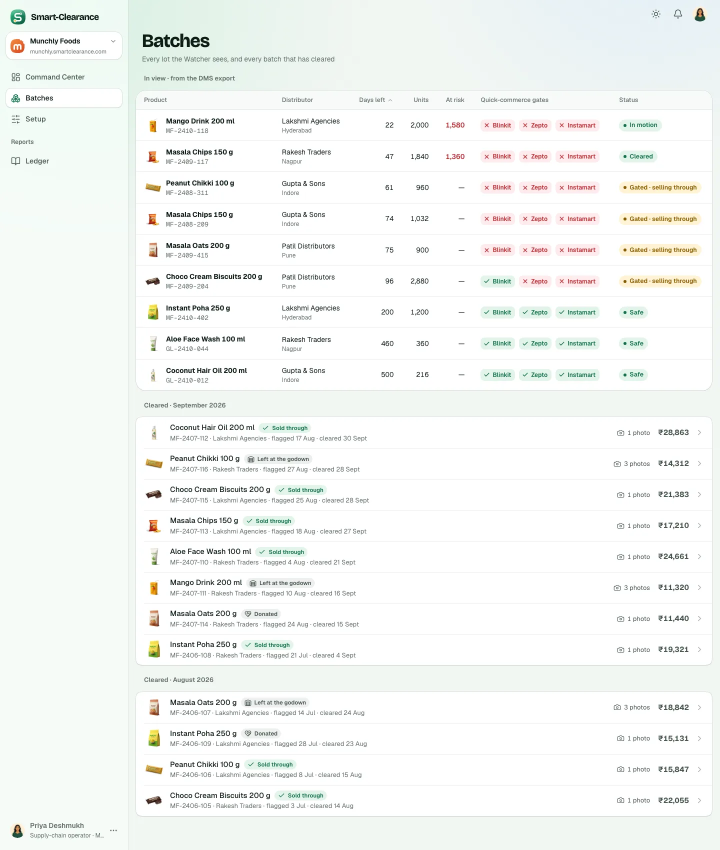
#> input picture design3/designs/SC-142/build/batches-1440-light.webp, 1440 x 1700 px (shown at 1/2 size)
$ python labels.py ../../SC-142/build/batches-1440-light.webp ../../SC-142/build/batches-390-light.webp   (older library calls are emulated)
#> lines starting #> are read from the running program, lines starting #| are printed output that depends on the picture; after the words box and inside, x2 and y2 are one past the last pixel; in counts of white or black regions, pixels touching at a corner belong together
#> further down, img is the input picture: shape (1700, 1440, 3); mean B, G, R 244.5, 246.8, 244.2
"""SC-206 cut 3: the real carton labels on the film's cartons. The keyframes give every carton a blank white sticker;
this finds each sticker (a bright, unsaturated quadrilateral of a label's proportions) and prints the batch's own label
(the label maker's, design3/system/labels, rendered by label-png.mjs and read back) onto it in perspective, multiplied
into the sticker so the carton's light, shade and grain carry over.   .venv/bin/python labels.py img/o1b-carton-macro.png"""
import sys
from pathlib import Path
import cv2
import numpy as np
import vfx

HERE = Path(__file__).resolve().parent
LABEL = {'mango': HERE / 'build' / 'labels' / 'MF-2410-118.png', 'chips': HERE / 'build' / 'labels' / 'MF-2409-117.png'}


def stickers(img, min_area=250, max_area=None, aspect=(1.05, 2.6), avoid=()):
    """every blank sticker in the image: [(quad tl tr br bl, area)], largest first"""
#> called with min_area = 250, aspect = (1.05, 2.6), avoid = ()
    # white-balanced first (the brightest tenth made neutral), so a sticker under dusk or warm light still reads white
    f = img.astype(np.float32)
    lum = f.mean(2)
    top = lum >= np.percentile(lum, 90)
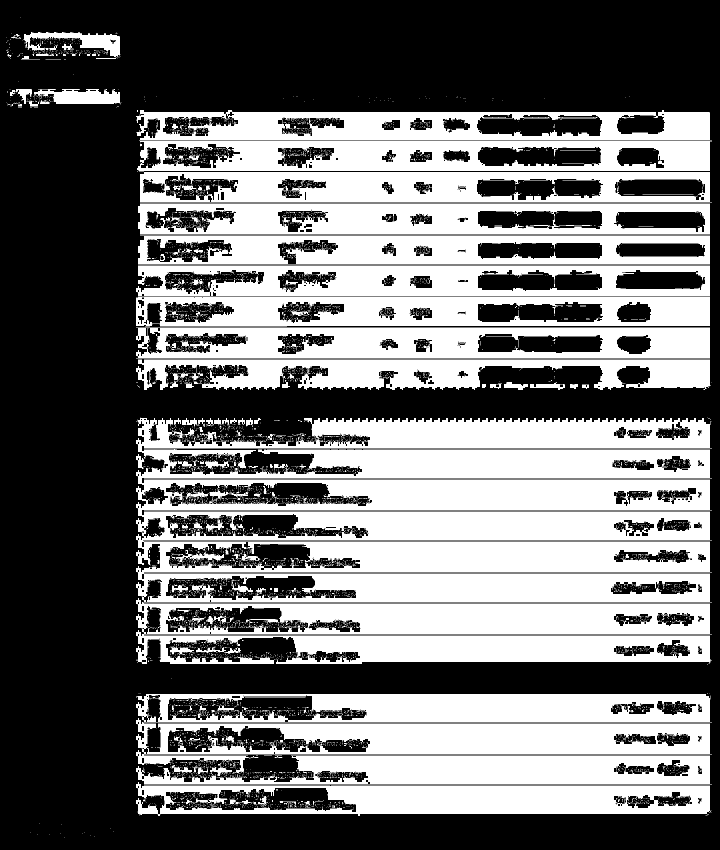
#> top: shape (1700, 1440) bool (shown at 1/2 size); 44% white; 5940 white regions (5770 under 20 px), largest, box (x1, y1, x2, y2) and area: (272, 835, 1424, 1328) 408719, (272, 1388, 1424, 1548) 106773, (272, 656, 1420, 717) 51294
    gain = f[top].mean(0)
#> gain = [255.9, 255.9, 255.9]
    wb = np.clip(f * (gain.mean() / np.maximum(gain, 1)), 0, 255).astype(np.uint8)
    hsv = cv2.cvtColor(wb, cv2.COLOR_BGR2HSV)
#> hsv: shape (1700, 1440, 3); mean H, S, V 39.2, 5.2, 247.4
    v, s = hsv[..., 2].astype(np.int16), hsv[..., 1].astype(np.int16)
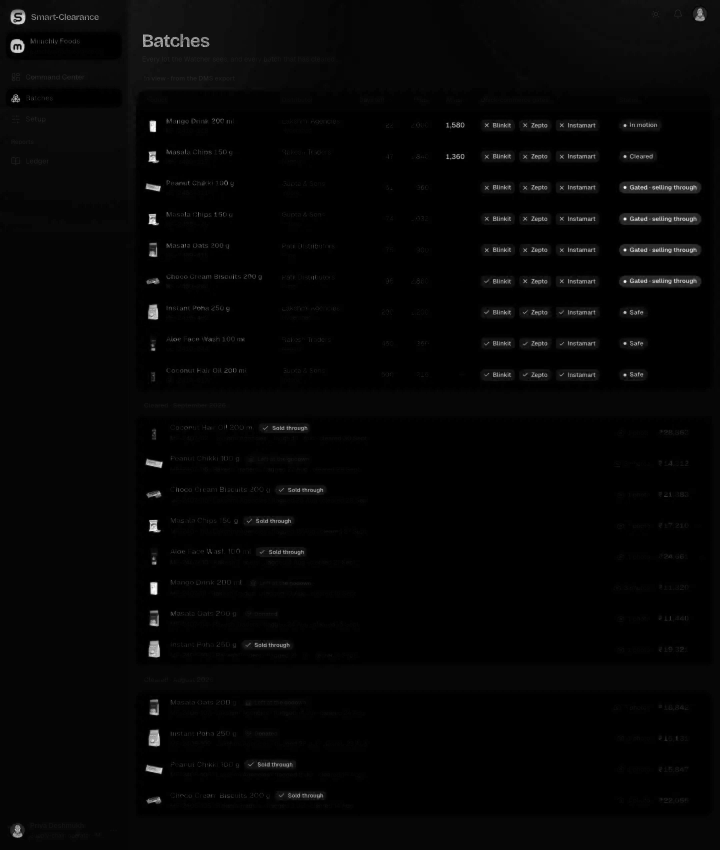
#> s: shape (1700, 1440) int16 (shown at 1/2 size); min 0, max 255, mean 5.2
    # whiteness: bright and unsaturated, against the warm brown of the carton around it (shade and warm light vary,
    # so it is judged against its own neighbourhood)
    wh = np.clip(v - 2.2 * s, 0, 255).astype(np.uint8)
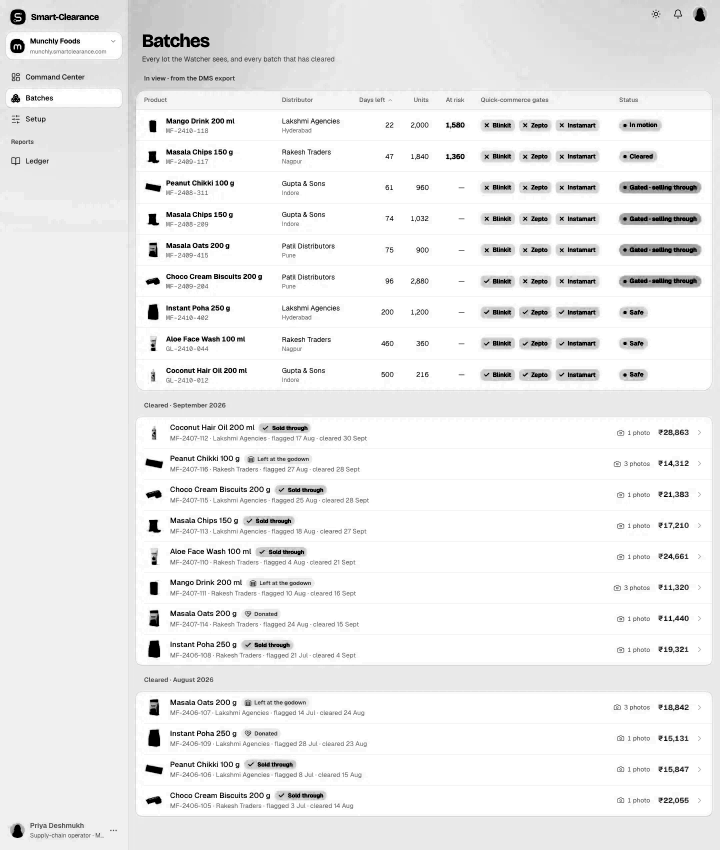
#> wh: shape (1700, 1440) (shown at 1/2 size); min 0, max 255, mean 237.4
    m = cv2.adaptiveThreshold(wh, 1, cv2.ADAPTIVE_THRESH_MEAN_C, cv2.THRESH_BINARY, 61, -24) & (wh > 70).astype(np.uint8)
#> m: shape (1700, 1440); values 0 (black) and 1 (white), 8.6% white; 2377 white regions (2104 under 20 px), largest, box (x1, y1, x2, y2) and area: (273, 1384, 456, 1570) 11099, (273, 1140, 348, 1330) 9533, (6, 3, 180, 119) 8595
    m |= ((v > 150) & (s < 46)).astype(np.uint8)
#> m: shape (1700, 1440); values 0 (black) and 1 (white), 97.1% white; 2932 black regions (2014 under 20 px), largest, box (x1, y1, x2, y2) and area: (1258, 552, 1401, 571) 1388, (1256, 431, 1396, 448) 1374, (1255, 489, 1399, 511) 1364
    m = cv2.morphologyEx(m, cv2.MORPH_CLOSE, np.ones((5, 5), np.uint8))
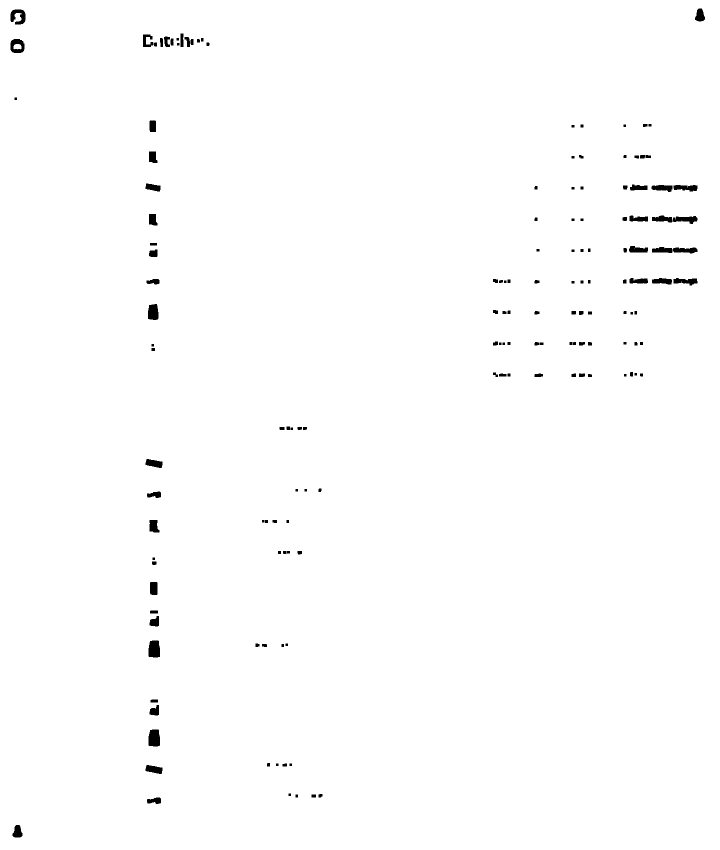
#> m: shape (1700, 1440) (shown at 1/2 size); values 0 (black) and 1 (white), 99.2% white; 149 black regions, largest, box (x1, y1, x2, y2) and area: (297, 1281, 320, 1315) 711, (297, 1459, 320, 1493) 711, (296, 608, 317, 640) 588
    m = cv2.morphologyEx(m, cv2.MORPH_OPEN, np.ones((3, 3), np.uint8))
#> m: shape (1700, 1440); values 0 (black) and 1 (white), 99.2% white; 122 black regions, largest, box (x1, y1, x2, y2) and area: (1303, 370, 1395, 384) 910, (1304, 431, 1395, 448) 904, (1304, 494, 1395, 507) 837
    hue = hsv[..., 0].astype(np.int16)
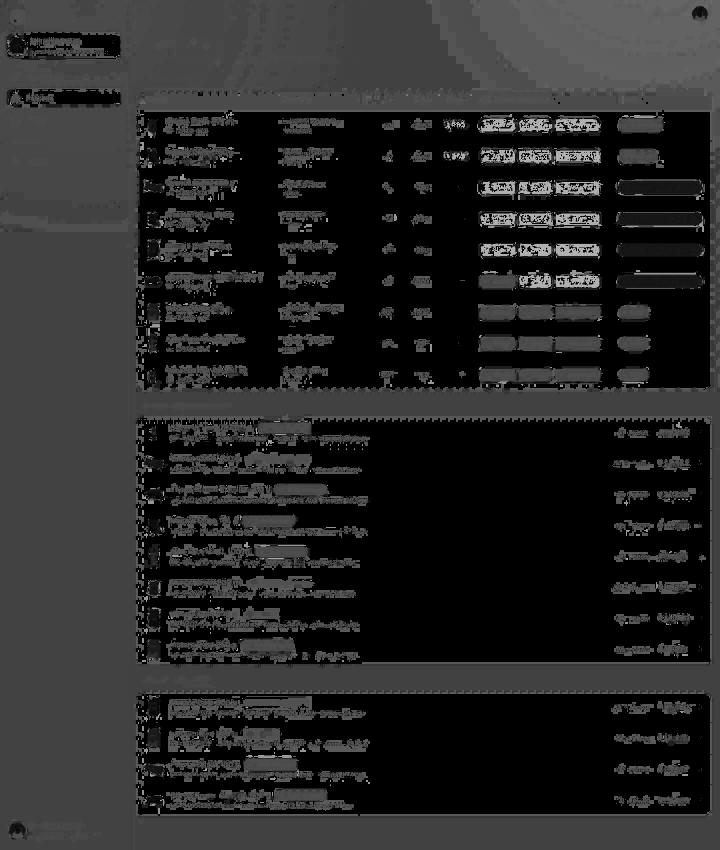
#> hue: shape (1700, 1440) int16 (shown at 1/2 size); min 0, max 179, mean 39.2
    brown = ((hue >= 4) & (hue <= 28) & (s > 38) & (v > 40)).astype(np.uint8)
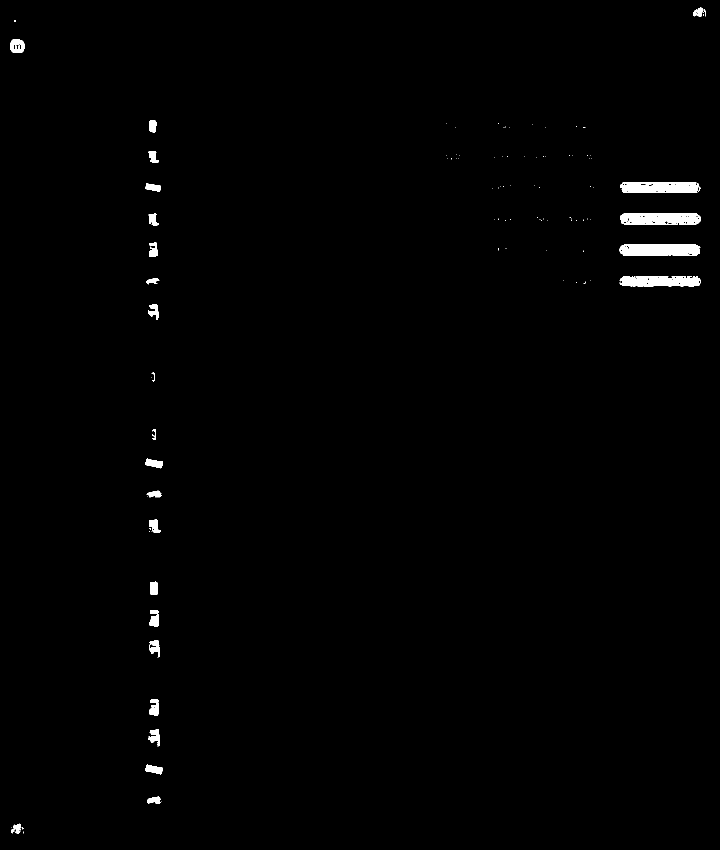
#> brown: shape (1700, 1440) (shown at 1/2 size); values 0 (black) and 1 (white), 0.82% white; 107 white regions (80 under 20 px), largest, box (x1, y1, x2, y2) and area: (1239, 489, 1401, 512) 3341, (1240, 427, 1401, 449) 3182, (1240, 364, 1401, 386) 3051
    n, lab, st, cen = cv2.connectedComponentsWithStats(m, 8)
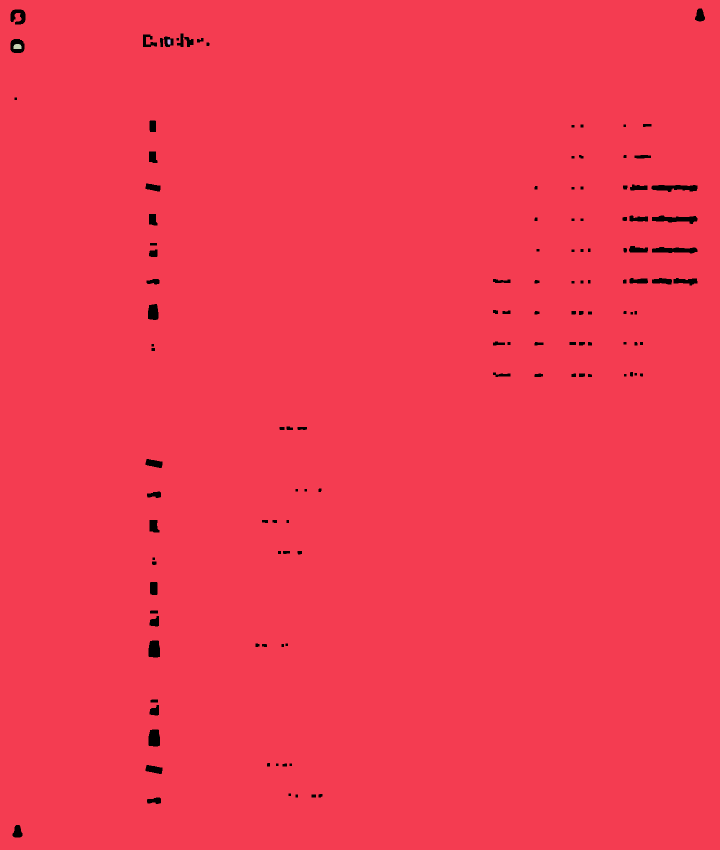
#> lab: shape (1700, 1440) int32 (shown at 1/2 size); 4 distinct labels, from 0 to 3; one colour per label, 0 black
#> n = 4; st = [[21, 17, 1389, 1658, 19177], [0, 0, 1440, 1700, 2428621], [335, 79, 6, 10, 58], [27, 88, 16, 10, 144]]; cen = [[721.3, 677.6], [719.5, 850.9], [337.6, 83.36], [34.5, 92.9]]
    out = []
    max_area = max_area or img.shape[0] * img.shape[1] * 0.25
#> max_area = 612000
    for i in range(1, n):
        a = st[i, cv2.CC_STAT_AREA]
        if a < min_area or a > max_area: continue
        cnt, _ = cv2.findContours((lab == i).astype(np.uint8), cv2.RETR_EXTERNAL, cv2.CHAIN_APPROX_NONE)
        c = max(cnt, key=cv2.contourArea)
        hull = cv2.convexHull(c)
        if cv2.contourArea(c) / max(1.0, cv2.contourArea(hull)) < 0.85: continue
        q = vfx.refine(c[:, 0, :].astype(np.float32), vfx._clockwise(vfx._four(hull)))
        w = (np.linalg.norm(q[1] - q[0]) + np.linalg.norm(q[2] - q[3])) / 2
        h = (np.linalg.norm(q[3] - q[0]) + np.linalg.norm(q[2] - q[1])) / 2
        r = max(w, h) / max(1.0, min(w, h))
        if not (aspect[0] <= r <= aspect[1]) or min(w, h) < 16: continue
        if abs(cv2.contourArea(q) - a) / a > 0.2: continue
        # a sticker sits on a carton: most of a thin ring round it is brown cardboard
        # a sticker sits on a carton: the band just outside it is cardboard all round, darker than the sticker but not
        # black, and not a saturated blue (a screen's bezel is black, a shirt is as light as the sticker, a sky is blue)
        c0 = q.mean(0)
        inner = np.zeros_like(m); cv2.fillConvexPoly(inner, np.int32(c0 + (q - c0) * 0.8), 1)
        vs = float(np.median(v[inner > 0])) if inner.any() else 255.0
        pad = max(4.0, 0.08 * min(w, h))
        ok = True
        for k in range(4):
            a_, b_ = q[k], q[(k + 1) % 4]
            mid = (a_ + b_) / 2
            nrm = mid - c0; nrm /= max(1e-6, np.linalg.norm(nrm))
            band = np.zeros_like(m)
            p0, p1 = a_ + (a_ - c0) * 0.02, b_ + (b_ - c0) * 0.02
            cv2.fillConvexPoly(band, np.int32([p0 + nrm * 3, p1 + nrm * 3, p1 + nrm * (3 + pad), p0 + nrm * (3 + pad)]), 1)
            if band.sum() == 0: ok = False; break
            vb, sb, hb = (float(np.median(x[band > 0])) for x in (v, s, hue))
            if not (0.28 * vs < vb < 0.93 * vs): ok = False; break
        if not ok: continue
        cx_, cy_ = q.mean(0)
        if any(x0 - 8 <= cx_ <= x1 + 8 and y0 - 8 <= cy_ <= y1 + 8 for x0, y0, x1, y1 in avoid): continue
        out.append((q, a))
#> this loop made 3 passes
#> a on passes 1 to 3: 2428621, 58, 144
#> after the loop, out = []
    out.sort(key=lambda x: -x[1])
    return out


# [46 lines left out: function print_label, not called in this run]


def label_all(img, which="mango", limit=40, min_area=250, avoid=()):
    for q, a in stickers(img, min_area=min_area, avoid=avoid)[:limit]:
        img = print_label(img, q, which)
    return img


if __name__ == '__main__':
    p = Path(sys.argv[1]); which = sys.argv[2] if len(sys.argv) > 2 else 'mango'
    img = cv2.imread(str(p))
    st = stickers(img)
#> st = []
    print(len(st), 'stickers', [round(a) for _, a in st[:12]])
#| 0 stickers []
    vis = img.copy()
    for q, a in st[:12]: cv2.polylines(vis, [np.int32(q)], True, (0, 0, 255), 2)
#> this loop made 0 passes
    cv2.imwrite(str(HERE / 'build' / f'_stickers-{p.stem}.jpg'), vis)
    cv2.imwrite(str(HERE / 'build' / f'_labelled-{p.stem}.jpg'), label_all(img, which))
#> the loop in stickers (call 2), `for i in range(1, n):` made 3 passes


# [67 lines left out: functions candidates, show_candidates, in_box, label_map, not called in this run]
